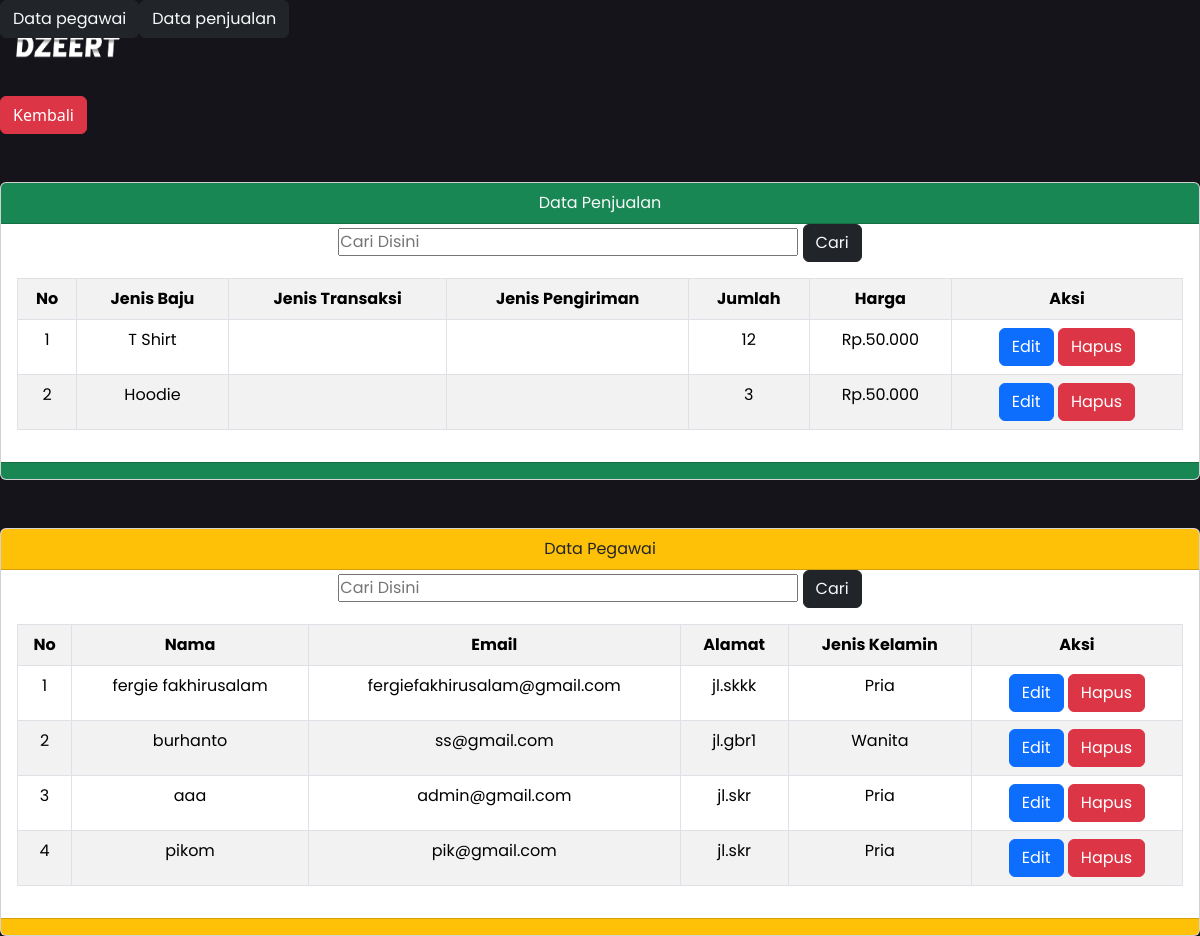
The app's page /owner/lapor.php, older data.
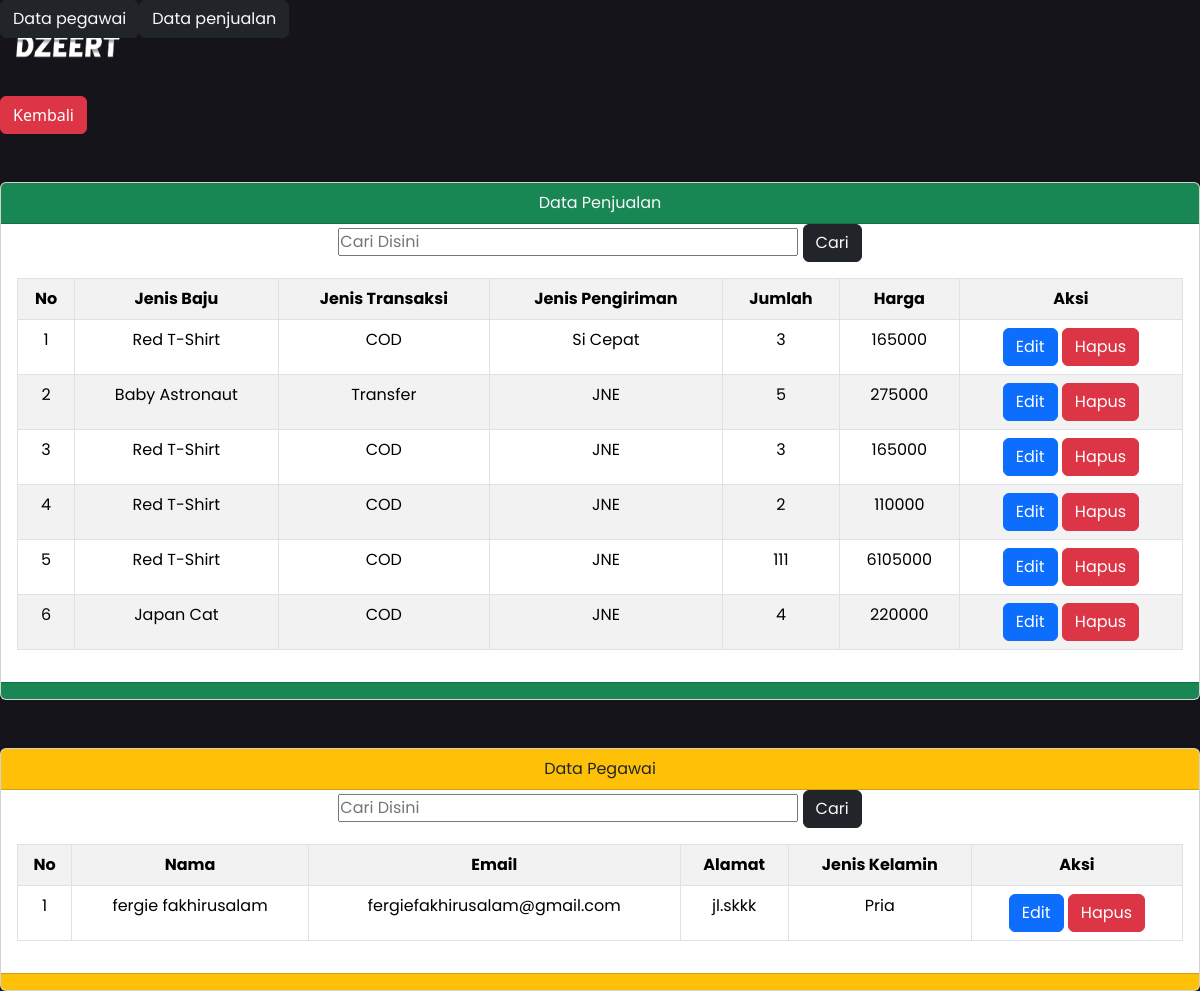
The same page, newer data.
### tables this page shows
CREATE TABLE `kelola_penjualan` (
  `id_penjualan` int(11) NOT NULL,
  `jenis_baju` varchar(255) NOT NULL,
  `ukuran` varchar(11) NOT NULL,
  `jenis_transaksi` enum('COD','Transfer','','') NOT NULL,
  `jenis_pengiriman` varchar(50) NOT NULL,
  `jumlah` varchar(255) NOT NULL,
  `harga` int(255) NOT NULL
);

CREATE TABLE `kelola_pegawai` (
  `id_pegawai` int(11) NOT NULL,
  `nama` varchar(50) NOT NULL,
  `email` varchar(50) NOT NULL,
  `alamat` varchar(255) NOT NULL,
  `jenis_kelamin` varchar(11) NOT NULL
);

### owner/function.php (called while the page is built, shortened)
<?php
$koneksi = mysqli_connect("localhost","root","","penjualan");
function query($query) {
    global $koneksi;
    $result= mysqli_query($koneksi, $query);
    $row = [];
    while($tampil = mysqli_fetch_assoc($result)) {
     $row[] = $tampil;
    }
    return $row;
}
?>

### owner/lapor.php (the view, shortened to what this page needs)
<?php require'function.php';
$kelola_penjualan = query("SELECT * FROM kelola_penjualan");
$kelola_pegawai = query("SELECT * FROM kelola_pegawai");
?>
<!DOCTYPE html>
<html lang="en">
<head>
    <link href="https://cdn.jsdelivr.net/npm/bootstrap@5.3.2/dist/css/bootstrap.min.css" rel="stylesheet">
  <link rel="stylesheet" href="../css/user.css">
</head>
<nav class="navbar navbar-expand-lg bg-#292832 navbar-dark text-light">
  <div class="container-fluid">
    <img src="../img/logo.jpg.png" width="120px" height="80px">
     <div class="navbar-nav ms-auto text-light fixed-top">
      <a href="#pegawai" class="btn btn-dark text-light">Data pegawai</a>
      <a href="#penjualan" class="btn btn-dark text-light">Data penjualan</a>
      </div>
  </div>
</nav>
<a href="home.php" class="btn btn-danger">Kembali</a>
<section id="penjualan">
<div class="card text-center mt-5">
  <div class="card-header bg-success text-light">
      Data Penjualan
    </div>
    <form action="" method="post">
            <input type="text" name="keyword" size="30" placeholder="Cari Disini">
            <button type="submit" class="btn btn-dark text-light" name="nyari">Cari</button>
          </form>
<div class="card-body">
<table class="table table-striped table-hover table-bordered">
      <tr>
        <th>No</th>
        <th>Jenis Baju</th>
        <th>Jenis Transaksi</th>
        <th>Jenis Pengiriman</th>
        <th>Jumlah</th>
        <th>Harga</th>
        <th>Aksi</th>
      </tr>
            <tr>
            <?php
           $i = 1;
           ?>
            <?php foreach($kelola_penjualan as $tampil) : ?>
              <td><?= $i ?></td>
              <td><?= $tampil["jenis_baju"]; ?></td>
              <td><?= $tampil["jenis_transaksi"]; ?></td>
              <td><?= $tampil["jenis_pengiriman"]; ?></td>
              <td><?= $tampil["jumlah"]; ?></td>
              <td><?= $tampil["harga"]; ?></td>
              <td>
                <a href="edit_penjualan.php?id_penjualan=<?= $tampil["id_penjualan"]?>" class="btn btn-primary">Edit</a>
                <a href="hapus_penjualan.php?id_penjualan=<?= $tampil["id_penjualan"]?>" onclick="return confirm('yakin');" class="btn btn-danger">Hapus</a>
            </td>
            </tr>
            <?php $i++ ?>
           <?php endforeach; ?>
    </table>
</div>
<div class="card-footer bg-success text-light">
  </div>
</div>
</section>
<section id="pegawai">
<div class="card text-center mt-5">
<div class="card-header bg-warning text-dark">
    Data Pegawai
  </div>
  <form action="" method="post">
                <input type="text" name="keyword" size="30" placeholder="Cari Disini">
                <button type="submit" class="btn btn-dark text-light" name="find">Cari</button>
              </form>
<div class="card-body">
<table class="table table-striped table-hover table-bordered">
      <tr>
        <th>No</th>
        <th>Nama</th>
        <th>Email</th>
        <th>Alamat</th>
        <th>Jenis Kelamin</th>
        <th>Aksi</th>
      </tr>
            <tr>
            <?php
           $i = 1;
           ?>
            <?php foreach($kelola_pegawai as $tampil) : ?>
              <td><?= $i ?></td>
              <td><?= $tampil["nama"]; ?></td>
              <td><?= $tampil["email"]; ?></td>
              <td><?= $tampil["alamat"]; ?></td>
              <td><?= $tampil["jenis_kelamin"]; ?></td>
              <td>
                <a href="edit_pegawai.php?id_pegawai=<?= $tampil["id_pegawai"]?>" class="btn btn-primary">Edit</a>
                <a href="hapus_pegawai.php?id_pegawai=<?= $tampil["id_pegawai"]?>" onclick="return confirm('yakin');" class="btn btn-danger">Hapus</a>
            </td>
            </tr>
            <?php $i++ ?>
           <?php endforeach; ?>
    </table>
</div>
<div class="card-footer bg-warning text-light">
  </div>
</div>
</section>

### css/user.css (style rules this page uses)
:root { --bg: #15141a; }
* { margin: 0; padding: 0; font-family: "Poppins", sans-serif; }

Row changes from the older to the newer data that the page shows:
removed kelola_penjualan: jenis_baju "T Shirt", jumlah "12", harga "Rp.50.000"
removed kelola_penjualan: jenis_baju "Hoodie", jumlah "3", harga "Rp.50.000"
removed kelola_pegawai: nama "burhanto", email "ss@gmail.com", alamat "jl.gbr1", jenis_kelamin "Wanita"
removed kelola_pegawai: nama "aaa", email "admin@gmail.com", alamat "jl.skr", jenis_kelamin "Pria"
removed kelola_pegawai: nama "pikom", email "pik@gmail.com", alamat "jl.skr", jenis_kelamin "Pria"
added kelola_penjualan: jenis_baju "Red T-Shirt", jenis_transaksi "COD", jenis_pengiriman "Si Cepat", jumlah "3", harga "165000"
added kelola_penjualan: jenis_baju "Baby Astronaut", jenis_transaksi "Transfer", jenis_pengiriman "JNE", jumlah "5", harga "275000"
added kelola_penjualan: jenis_baju "Red T-Shirt", jenis_transaksi "COD", jenis_pengiriman "JNE", jumlah "3", harga "165000"
added kelola_penjualan: jenis_baju "Red T-Shirt", jenis_transaksi "COD", jenis_pengiriman "JNE", jumlah "2", harga "110000"
added kelola_penjualan: jenis_baju "Red T-Shirt", jenis_transaksi "COD", jenis_pengiriman "JNE", jumlah "111", harga "6105000"
added kelola_penjualan: jenis_baju "Japan Cat", jenis_transaksi "COD", jenis_pengiriman "JNE", jumlah "4", harga "220000"
